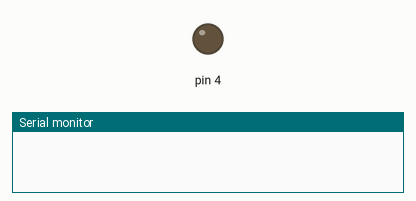
The program below on a simulated Arduino Uno, built with avr-gcc and run on an emulated ATmega328P. On the bench: output pins drawn as LEDs (lit = HIGH), the last lines printed to the serial monitor.

Above: at 2.5 s.
At 7.5 s:
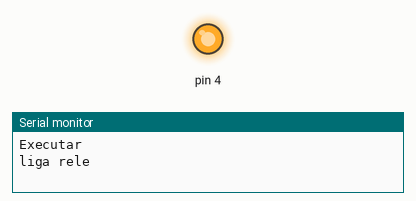
Timing chart, 0 to 13.0 s (numbered marks = the images above):
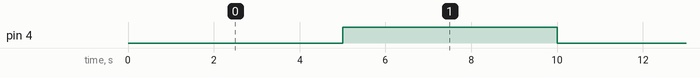

Measured:
- by itself, pin 4: alternates HIGH for 5.0 s and LOW for 5.0 s

The program:

main.cpp
```cpp
#include <Arduino.h>
//configurar temporizador
typedef struct Temporizador
{
  unsigned long tempo_anterior;
  unsigned long intervalo;
};
//configurar rele
typedef struct rele
{
  int estado;
  int periferico;

  Temporizador temporizador;
};

rele rele1;

void setup()
{
 Serial.begin(9600);
 rele1.periferico=4;
 pinMode(rele1.periferico,OUTPUT);

 rele1.temporizador.tempo_anterior=millis();

 rele1.temporizador.intervalo=5000;

}
//ligar rele com temporizador de 5 segundos
void loop()
{
  //temporizador
  if (millis()-rele1.temporizador.tempo_anterior>rele1.temporizador.intervalo)
  {
    //executar uma açao
    Serial.println("Executar");

  //ligar e desligar
   if (digitalRead(rele1.periferico))
  {
    //desligar rele
   digitalWrite(rele1.periferico,LOW);
   Serial.println("desliga rele");
  }
   else
  {
    //ligar rele
   digitalWrite(rele1.periferico,HIGH);
   Serial.println("liga rele");
  }
  //atualizar
  rele1.temporizador.tempo_anterior=millis();
}
}
```
